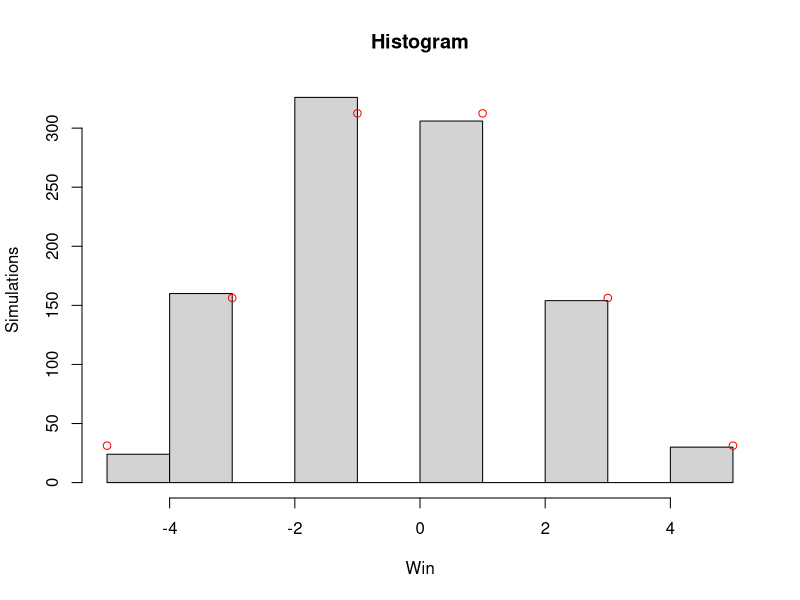
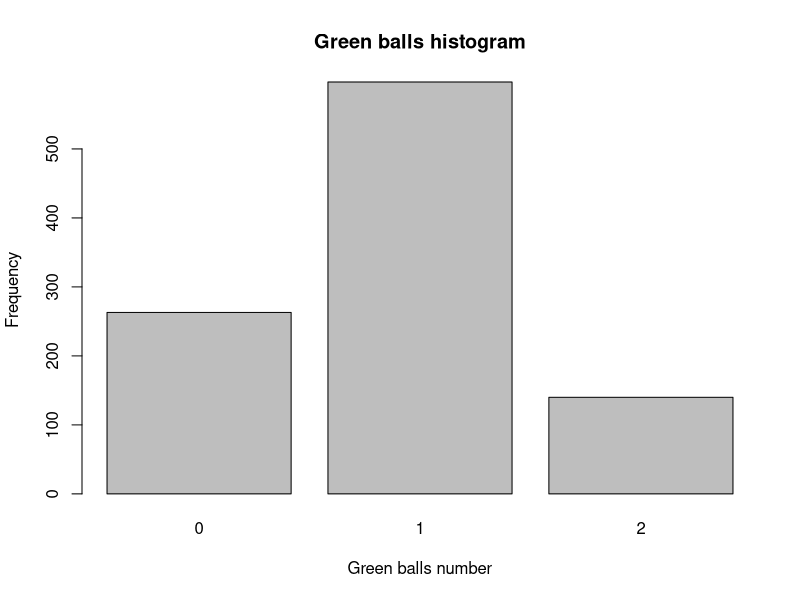
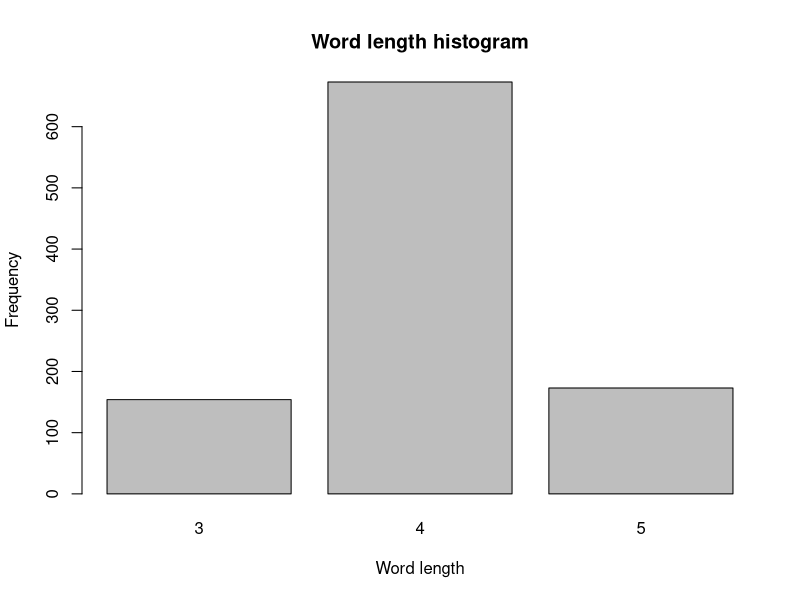
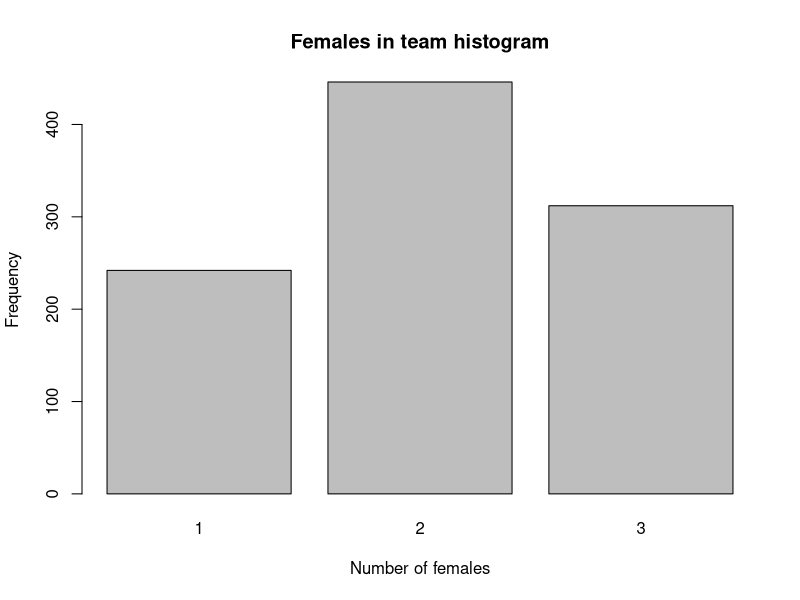
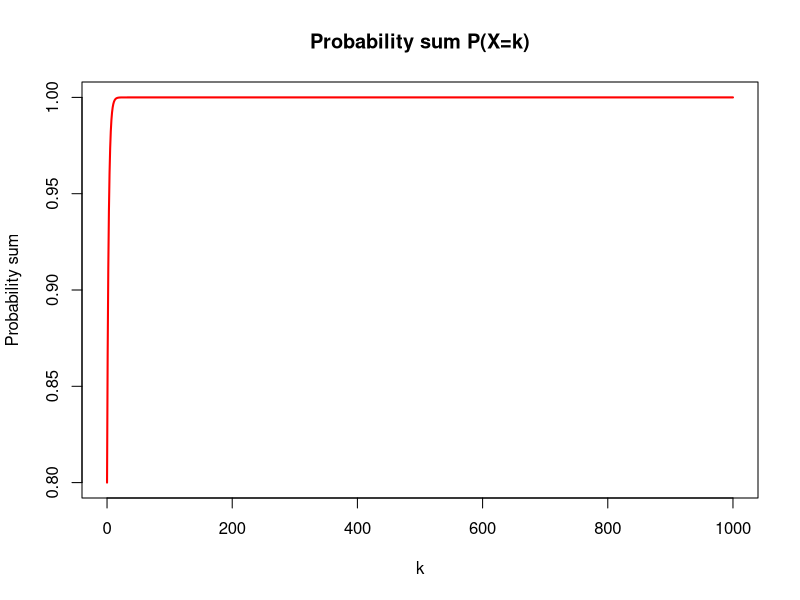
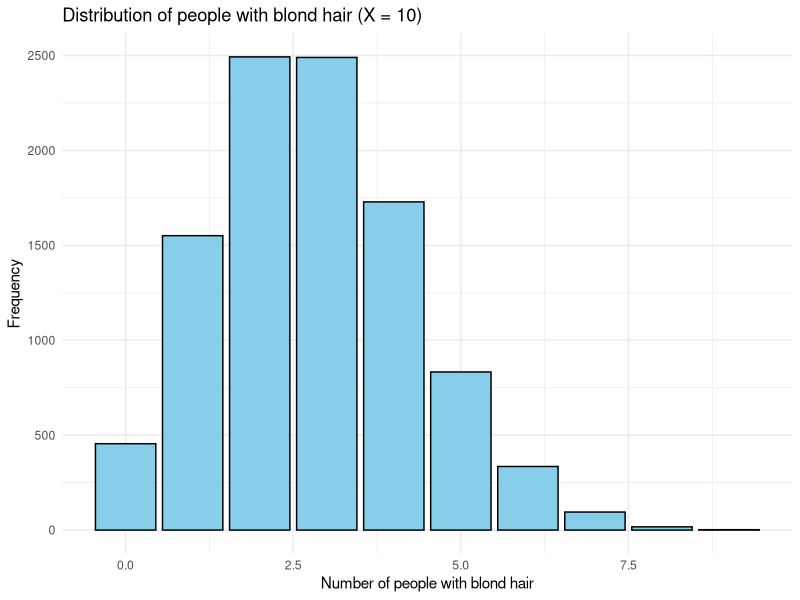
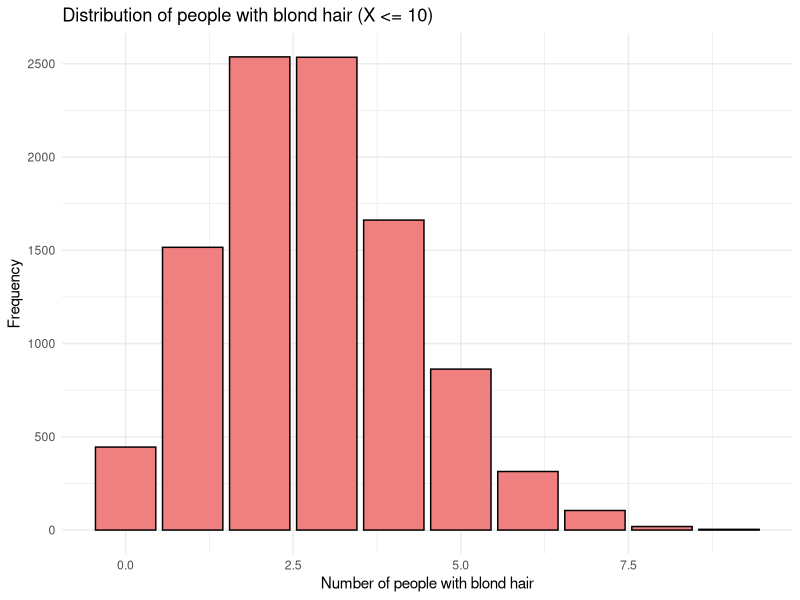
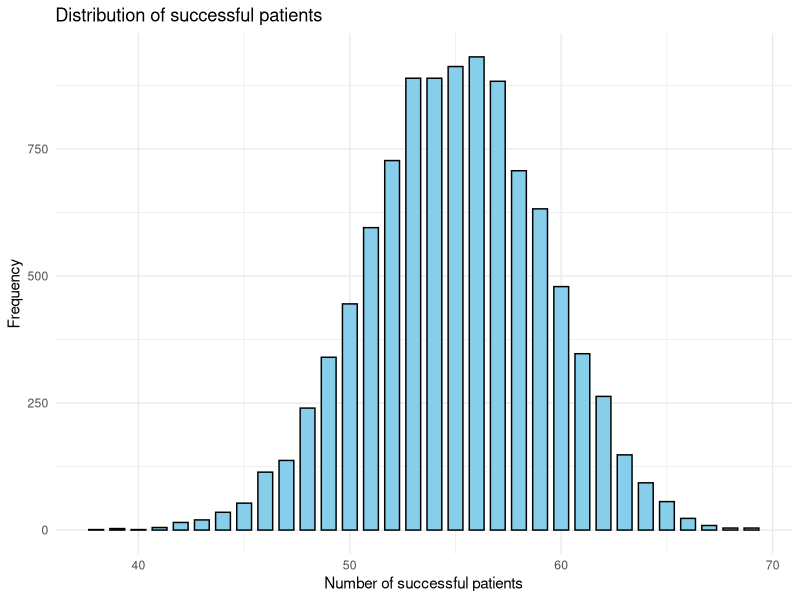

Source code (R) for these figures, in order:
# 1. We toss a coin five times. For every fallen Head you pay me 1 euro, and for every fallen Letter 
# I pay you 1 euro. Let X represent MY winnings at the end of the game.
# Determine the possible values of X and its probability distribution law.

simulate_game <- function() {
  outcome <- sample(c("Head", "Letter"), 5, replace = TRUE)
  my_winnings <- sum(outcome == "Head") - sum(outcome == "Letter")
  return(my_winnings)
}

simulation_results <- numeric(1000)

for (i in 1:1000) {
  simulation_results[i] <- simulate_game()
}

hist(simulation_results, main = "Histogram", xlab = "Win", ylab = "Simulations")

# Distribution
possible_values <- c(-5, -3, -1, 1, 3, 5)
real_probabilities <- c(1/32, 5/32, 10/32, 10/32, 5/32, 1/32)

# Real values
points(possible_values, real_probabilities * 1000, col = "red")

# 2. There are 4 red and 3 green balls in one box. 2 balls are drawn randomly. Let Z represent 
# the number of green balls in the sample, when they are drawn without return. Determine the possible 
# values for Z and its probability distribution law.

simulate_draw <- function() {
  box <- c("red", "red", "red", "red", "green", "green", "green")
  sample_result <- sample(box, 2, replace = FALSE)
  count_green <- sum(sample_result == "green")
  return(count_green)
}

simulation_results <- numeric(1000)

for (i in 1:1000) {
  simulation_results[i] <- simulate_draw()
}

table_results <- table(simulation_results)
barplot(table_results, main = "Green balls histogram", xlab = "Green balls number", ylab = "Frequency")

# 3. There are 16 letters in the sentence SOME DOGS ARE BROWN. Choose one of these letters at random. 
# Let X represent the length of the string containing that letter. Determine the possible values and the 
# probability distribution law of X.

sentence <- "SOME DOGS ARE BROWN"
letters <- gsub(" ", "", strsplit(sentence, "")[[1]])

simulation_results <- numeric(1000)

for (i in 1:1000) {
  selected_letter <- sample(letters, 1)
  
  words_with_selected_letter <- grep(selected_letter, strsplit(sentence, " ")[[1]], value = TRUE)
  length_of_words <- nchar(words_with_selected_letter)
  
  simulation_results[i] <- length_of_words
}

table_results <- table(simulation_results)
barplot(table_results, main = "Word length histogram", xlab = "Word length", ylab = "Frequency")

# 4. A team of three representatives is selected from one office where 2 men and 4 women work. Let 
# X be the number of women on that team. Find the law of distribution of X.

simulate_team_selection <- function() {
  m_number <- 2
  f_number <- 4
  
  team <- sample(c("M", "F"), 3, replace = TRUE, prob = c(m_number/(m_number+f_number), f_number/(m_number+f_number)))
  while (sum(team == "F") == 0) {
    team <- sample(c("M", "F"), 3, replace = TRUE, prob = c(m_number/(m_number+f_number), f_number/(m_number+f_number)))
  }
  
  females_in_team <- sum(team == "F")
  return(females_in_team)
}

simulation_results <- numeric(1000)

for (i in 1:1000) {
  simulation_results[i] <- simulate_team_selection()
}

table_results <- table(simulation_results)
barplot(table_results, main = "Females in team histogram", xlab = "Number of females", ylab = "Frequency")

# 5. Let X be a discrete random variable with values {0, 1, ...} and with the following distribution 
# law: P(X = 0) = 4/5 and for k = 1, 2, 3, ...P (X = k) = 1/10*(2/3)^k. Check that this is really a 
# law of probability distribution (that is, that the sum of all possible p(k) is equal to 1. 
# Calculating the sum of the geometric series. Using a calculator, find the sum of p(0)+.....+p(k) for 
# some large values of k. Plot the obtained sums.

probability_function <- function(k) {
  if (k == 0) return(4/5)
  else return((1/10) * (2/3)^k)
}

check_probability_sum <- function(max_k) {
  sum_probabilities <- 0
  for (k in 0:max_k) {
    sum_probabilities <- sum_probabilities + probability_function(k)
  }
  
  return(sum_probabilities)
}

max_k <- 1000
sum_of_probabilities <- check_probability_sum(max_k)

cat("Probability sum for k =", max_k, ":", sum_of_probabilities)

# Plot
k_values <- 0:max_k
sum_values <- sapply(k_values, function(k) check_probability_sum(k))

plot(k_values, sum_values, type = "l", col = "red", lwd = 2,
     main = "Probability sum P(X=k)", xlab = "k", ylab = "Probability sum")


# 6. In one city, 20% of the population has blonde hair. One day a visitor enters a local 
# cafe where he finds only 14 locals.
# a) What is the probability that this visitor finds exactly 10 people with blond hair?
# b) What is the probability that that visitor finds at most two people with blond hair?

library(ggplot2)

p <- 0.20
n <- 14

# a)
x_10 <- rbinom(10000, n, p)
x_10_data_frame <- data.frame(number_of_people = x_10)

# b)
x_le_2 <- rbinom(10000, n, p)
x_le_2_data_frame <- data.frame(number_of_people = x_le_2)

ggplot(x_10_data_frame, aes(x = number_of_people)) +
  geom_bar(stat = "count", fill = "skyblue", color = "black") +
  labs(title = "Distribution of people with blond hair (X = 10)",
       x = "Number of people with blond hair",
       y = "Frequency") +
  theme_minimal()

ggplot(x_le_2_data_frame, aes(x = number_of_people)) +
  geom_bar(stat = "count", fill = "lightcoral", color = "black") +
  labs(title = "Distribution of people with blond hair (X <= 10)",
       x = "Number of people with blond hair",
       y = "Frequency") +
  theme_minimal()

# 7. A clinical study tests a new drug on a sample of 80 patients. This drug is expected to 
# be effective on each of the patients with probability p and independently of the others. 
# You have two friends in that sample. If we know that the drug was successful in 55 patients, 
# what is the probability that your 2 friends are among them?

library(ggplot2)

n <- 80
p <- 55 / n

success <- rbinom(10000, n, p)
both_friends_success <- sum(success == 2) / 10000

cat("Probability that both friends are among the successful patients:", both_friends_success, "\n")

ggplot(data = data.frame(success), aes(x = success)) +
  geom_bar(stat = "count", width = 0.7, fill = "skyblue", color = "black") +
  labs(title = "Distribution of successful patients",
       x = "Number of successful patients",
       y = "Frequency") +
  theme_minimal()

